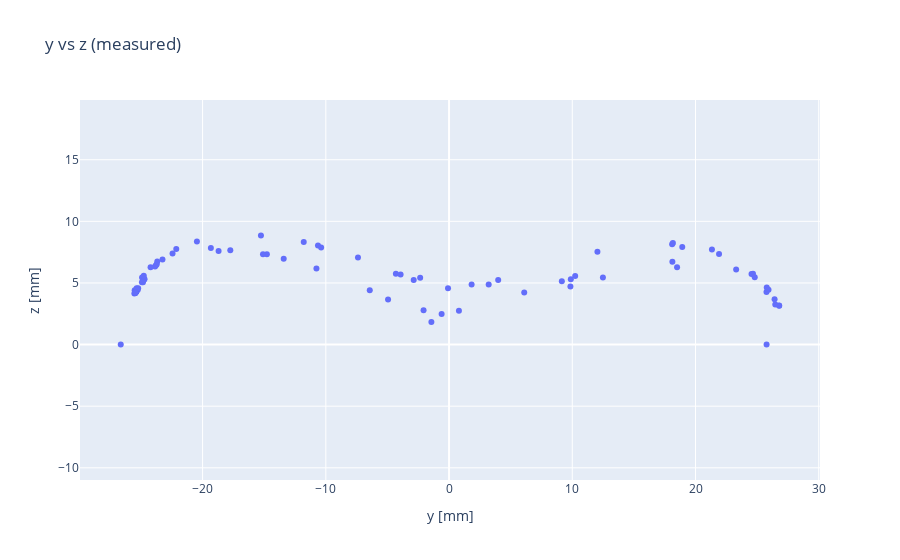

Notebook code cell kept with this figure:
### Code cell
a = 1
b = 2

measured2D = go.Scatter(x=locpred[:,a], y=locpred[:,b], mode='markers')
layout = go.Layout(title='y vs z (measured)', scene=dict(xaxis_title='y [mm]', yaxis_title='z [mm]'))
calc2D = go.Scatter(x=locact[:,a], y=locact[:,b], mode='markers')
fig2 = go.Figure(data=[measured2D], layout=layout)
fig2.update_yaxes(scaleanchor='x')
fig2.update_layout(
    xaxis_title="y [mm]",
    yaxis_title="z [mm]"
)
fig2.show()
